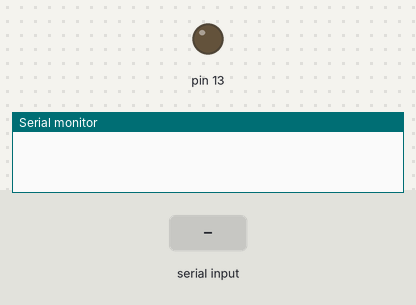
Bench run of a sketch on a simulated Arduino Uno, built with avr-gcc and run on an emulated ATmega328P. Parts: output pins drawn as LEDs (lit = HIGH), the last lines printed to the serial monitor. Inputs (shaded band) come from the test bench.

Above: at 1.2 s.
1.3 s: "1" received over Serial
2.8 s: "1" received over Serial
At 3.8 s:
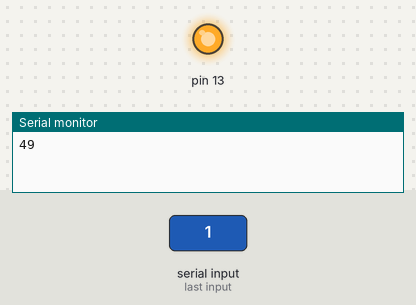
4.3 s: "0" received over Serial
At 4.9 s:
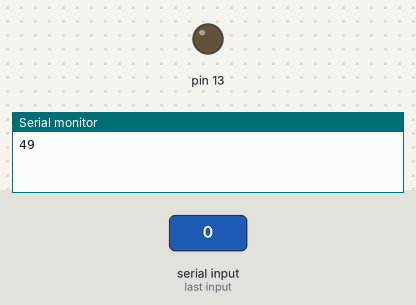
Timing chart, 0 to 7.3 s (numbered marks = the images above; inputs shaded):
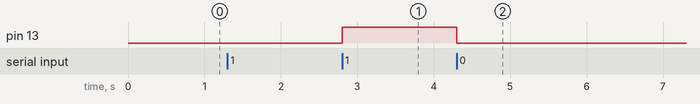

The sketch:

ejercicio_2.ino
```cpp
int led=13;
int input;
void setup(){
  Serial.begin(9600);
}

void loop(){
  if (Serial.available()>0){

    input=Serial.read();

    Serial.println(input);
  pinMode(13, OUTPUT);
  Serial.begin(9600);
  }

  if (Serial.available()>0){

    input=Serial.read();

    if (input=='1'){

      digitalWrite(13, HIGH); //Si el valor de input es 1, se enciende el led

    }

    else

    {

      digitalWrite(13, LOW); //Si el valor de input es diferente de 1, se apaga el LED

    }

  }
}
```

Measured:
- after the input at 2.8 s, pin 13: LOW → HIGH at once
- after the input at 4.3 s, pin 13: HIGH → LOW at once
